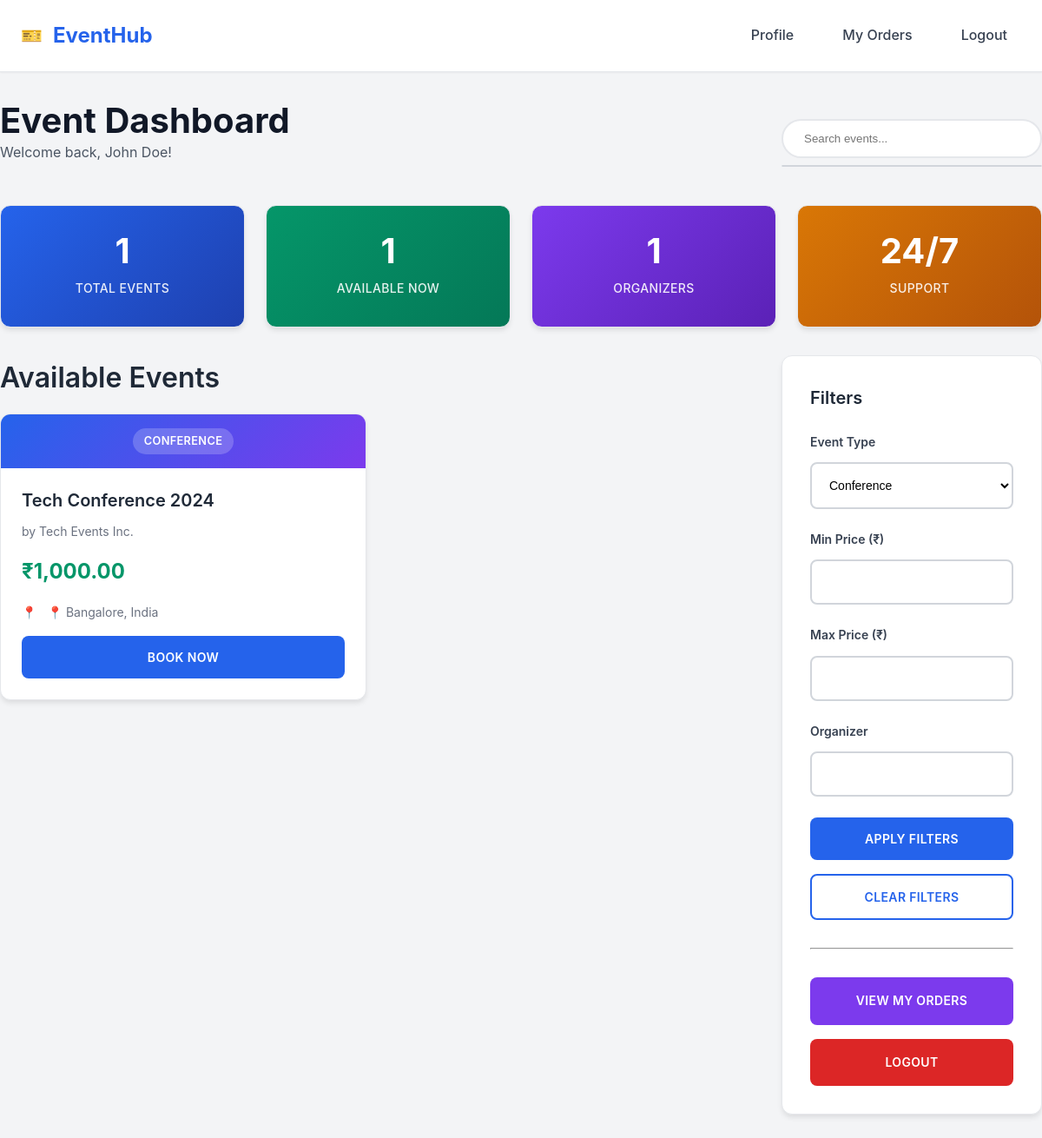
The page /user/dashboard.php?type=conference (signed in) on the database its author committed.
### tables this page shows
CREATE TABLE users (
                id INTEGER PRIMARY KEY AUTOINCREMENT,
                name TEXT NOT NULL,
                email TEXT UNIQUE NOT NULL,
                password TEXT NOT NULL,
                role TEXT NOT NULL DEFAULT 'user',
                created_at DATETIME DEFAULT CURRENT_TIMESTAMP
            );

CREATE TABLE events (
                id INTEGER PRIMARY KEY AUTOINCREMENT,
                organizer_id INTEGER NOT NULL,
                title TEXT NOT NULL,
                description TEXT,
                type TEXT NOT NULL,
                price REAL NOT NULL,
                location TEXT NOT NULL,
                created_at DATETIME DEFAULT CURRENT_TIMESTAMP,
                FOREIGN KEY (organizer_id) REFERENCES organizers (id)
            );

CREATE TABLE organizers (
                id INTEGER PRIMARY KEY AUTOINCREMENT,
                user_id INTEGER NOT NULL,
                name TEXT NOT NULL,
                bio TEXT,
                video_url TEXT,
                created_at DATETIME DEFAULT CURRENT_TIMESTAMP,
                FOREIGN KEY (user_id) REFERENCES users (id)
            );

### config/database.php (called while the page is built, shortened)
<?php
class Database {
    private $pdo;
    public function __construct() {
        try {
            $this->pdo = new PDO('sqlite:' . __DIR__ . '/../database.sqlite');
            $this->pdo->setAttribute(PDO::ATTR_ERRMODE, PDO::ERRMODE_EXCEPTION);
        } catch (PDOException $e) {
            die("Database connection failed: " . $e->getMessage());
        }
    }
    private function createTables() {
        $sql = [
            "CREATE TABLE IF NOT EXISTS users (
                id INTEGER PRIMARY KEY AUTOINCREMENT,
                name TEXT NOT NULL,
                email TEXT UNIQUE NOT NULL,
                password TEXT NOT NULL,
                role TEXT NOT NULL DEFAULT 'user',
                created_at DATETIME DEFAULT CURRENT_TIMESTAMP
            )",
            "CREATE TABLE IF NOT EXISTS organizers (
                id INTEGER PRIMARY KEY AUTOINCREMENT,
                user_id INTEGER NOT NULL,
                name TEXT NOT NULL,
                bio TEXT,
                video_url TEXT,
                created_at DATETIME DEFAULT CURRENT_TIMESTAMP,
                FOREIGN KEY (user_id) REFERENCES users (id)
            )",
            "CREATE TABLE IF NOT EXISTS events (
                id INTEGER PRIMARY KEY AUTOINCREMENT,
                organizer_id INTEGER NOT NULL,
                title TEXT NOT NULL,
                description TEXT,
                type TEXT NOT NULL,
                price REAL NOT NULL,
                location TEXT NOT NULL,
                created_at DATETIME DEFAULT CURRENT_TIMESTAMP,
                FOREIGN KEY (organizer_id) REFERENCES organizers (id)
            )",
            "CREATE TABLE IF NOT EXISTS orders (
                id INTEGER PRIMARY KEY AUTOINCREMENT,
                user_id INTEGER NOT NULL,
                event_id INTEGER NOT NULL,
                status TEXT NOT NULL DEFAULT 'pending',
                payment_status TEXT NOT NULL DEFAULT 'pending',
                organizer_confirmation TEXT NOT NULL DEFAULT 'pending',
                country TEXT,
                state TEXT,
                city TEXT,
                pin_code TEXT,
                address TEXT,
                payment_method TEXT,
                created_at DATETIME DEFAULT CURRENT_TIMESTAMP,
                FOREIGN KEY (user_id) REFERENCES users (id),
                FOREIGN KEY (event_id) REFERENCES events (id)
            )"
        ];
        foreach ($sql as $query) {
            $this->pdo->exec($query);
        }
    }
    public function query($sql, $params = []) {
        $stmt = $this->pdo->prepare($sql);
        $stmt->execute($params);
        return $stmt;
    }
    public function fetchAll($sql, $params = []) {
        $stmt = $this->query($sql, $params);
        return $stmt->fetchAll(PDO::FETCH_ASSOC);
    }
    public function fetch($sql, $params = []) {
        $stmt = $this->query($sql, $params);
        return $stmt->fetch(PDO::FETCH_ASSOC);
    }
}
?>

### config/auth.php (called while the page is built, shortened)
<?php
require_once __DIR__ . '/../config/database.php';
class Auth {
    private $db;
    public function __construct() {
        $this->db = new Database();
    }
    public function isLoggedIn() {
        return isset($_SESSION['user_id']);
    }
    public function getCurrentUser() {
        $sql = "SELECT * FROM users WHERE id = ?";
        return $this->db->fetch($sql, [$_SESSION['user_id']]);
    }
}
?>

### config/eventmanager.php (called while the page is built, shortened)
<?php
require_once __DIR__ . '/../config/database.php';
class EventManager {
    private $db;
    public function __construct() {
        $this->db = new Database();
    }
    public function getEvents($filters = []) {
        $sql = "SELECT e.*, o.name as organizer_name, o.bio as organizer_bio
                FROM events e
                JOIN organizers o ON e.organizer_id = o.id
                WHERE 1=1";
        $params = [];
        if (!empty($filters['type'])) {
            $sql .= " AND e.type = ?";
            $params[] = $filters['type'];
        }
        $sql .= " ORDER BY e.created_at DESC";
        return $this->db->fetchAll($sql, $params);
    }
}
?>

### user/dashboard.php (the view, shortened to what this page needs)
<?php
require_once __DIR__ . '/../config/auth.php';
require_once __DIR__ . '/../config/eventmanager.php';
$auth = new Auth();
$auth->requireLogin();
$auth->requireRole('user');
$eventManager = new EventManager();
$user = $auth->getCurrentUser();
$filters = [];
if (isset($_GET['type']) && !empty($_GET['type'])) {
    $filters['type'] = $_GET['type'];
}
$events = $eventManager->getEvents($filters);
$totalEvents = count($events);
$availableEvents = count(array_filter($events, function($event) {
    return $event['price'] > 0;
}));
$totalOrganizers = count(array_unique(array_column($events, 'organizer_id')));
?>
<!DOCTYPE html>
<html lang="en">
<head>
    <link rel="stylesheet" href="../assets/css/style.css">
</head>
<body>
    <div class="header">
        <div class="container">
            <div class="nav">
                <a href="dashboard.php" class="logo">EventHub</a>
                <div class="nav-links">
                    <a href="profile.php">Profile</a>
                    <a href="orders.php">My Orders</a>
                    <a href="../logout.php">Logout</a>
                </div>
            </div>
        </div>
    </div>
    <div class="container dashboard">
        <div class="dashboard-header">
            <div>
                <h1>Event Dashboard</h1>
                <p>Welcome back, <?php echo htmlspecialchars($user['name']); ?>!</p>
            </div>
            <div style="position: relative;">
                <input type="text" id="search-input" placeholder="Search events..." style="padding: 0.8rem 1.5rem; border: 2px solid #e5e7eb; border-radius: 25px; width: 300px;">
                <div id="search-results" class="search-results"></div>
            </div>
        </div>
        <div class="dashboard-stats">
            <div class="stat-card blue">
                <div class="stat-value"><?php echo $totalEvents; ?></div>
                <div class="stat-label">Total Events</div>
            </div>
            <div class="stat-card green">
                <div class="stat-value"><?php echo $availableEvents; ?></div>
                <div class="stat-label">Available Now</div>
            </div>
            <div class="stat-card purple">
                <div class="stat-value"><?php echo $totalOrganizers; ?></div>
                <div class="stat-label">Organizers</div>
            </div>
            <div class="stat-card orange">
                <div class="stat-value">24/7</div>
                <div class="stat-label">Support</div>
            </div>
        </div>
        <div style="display: grid; grid-template-columns: 1fr 300px; gap: 2rem;">
            <div>
                <h2>Available Events</h2>
                <div class="events-grid">
                    <?php if (empty($events)): ?>
                        <div class="card">
                            <p>No events found matching your criteria.</p>
                        </div>
                    <?php else: ?>
                        <?php foreach ($events as $event): ?>
                            <div class="event-card">
                                <div class="event-card-header">
                                    <span style="background: rgba(255,255,255,0.2); padding: 0.3rem 0.8rem; border-radius: 20px; font-size: 0.8rem; font-weight: 600;">
                                        <?php echo htmlspecialchars(strtoupper($event['type'])); ?>
                                    </span>
                                </div>
                                <div class="event-card-body">
                                    <h3><?php echo htmlspecialchars($event['title']); ?></h3>
                                    <div class="organizer">by <?php echo htmlspecialchars($event['organizer_name']); ?></div>
                                    <div class="price">₹<?php echo number_format($event['price'], 2); ?></div>
                                    <div class="location">📍 <?php echo htmlspecialchars($event['location']); ?></div>
                                    <button class="btn btn-primary book-event" data-event-id="<?php echo $event['id']; ?>" style="width: 100%;">Book Now</button>
                                </div>
                            </div>
                        <?php endforeach; ?>
                    <?php endif; ?>
                </div>
            </div>
            <div class="sidebar">
                <h3>Filters</h3>
                <form id="filter-form" method="GET" action="dashboard.php">
                    <div class="filter-group">
                        <label for="event-type">Event Type</label>
                        <select id="event-type" name="type">
                            <option value="conference" <?php echo isset($_GET['type']) && $_GET['type'] == 'conference' ? 'selected' : ''; ?>>Conference</option>
                        </select>
                    </div>
                    <div class="filter-group">
                        <label for="min-price">Min Price (₹)</label>
                        <input type="number" id="min-price" name="min_price" value="<?php echo isset($_GET['min_price']) ? $_GET['min_price'] : ''; ?>">
                    </div>
                    <div class="filter-group">
                        <label for="max-price">Max Price (₹)</label>
                        <input type="number" id="max-price" name="max_price" value="<?php echo isset($_GET['max_price']) ? $_GET['max_price'] : ''; ?>">
                    </div>
                    <div class="filter-group">
                        <label for="organizer">Organizer</label>
                        <input type="text" id="organizer" name="organizer" value="<?php echo isset($_GET['organizer']) ? $_GET['organizer'] : ''; ?>">
                    </div>
                    <button type="submit" class="btn btn-primary" style="width: 100%; margin-bottom: 1rem;">Apply Filters</button>
                    <button type="button" id="clear-filters" class="btn btn-outline" style="width: 100%;">Clear Filters</button>
                </form>
                <hr style="margin: 2rem 0;">
                <a href="orders.php" class="btn btn-secondary" style="width: 100%; margin-bottom: 1rem;">View My Orders</a>
                <a href="../logout.php" class="btn btn-danger" style="width: 100%;">Logout</a>
            </div>
        </div>
    </div>
</body>
</html>

### rows shown on the page
users: name "John Doe"
events: price "1", type "CONFERENCE", title "Tech Conference 2024", organizer.name "Tech Events Inc.", price "1,000.00", location "Bangalore, India"

### other values the page prints
$totalEvents "1"
$totalOrganizers "1"
